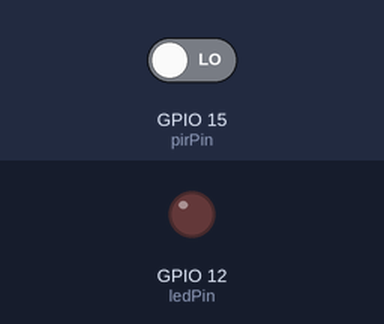
Simulated run of this sketch. Board: ESP32. Shown: output pins drawn as LEDs (lit = HIGH). The test bench sets the inputs (shaded band); at power-on: GPIO 15 (pirPin) LOW. WiFi joins after 1.5 s; servers stay silent unless stated; uploads are accepted with an empty reply; what the sketch prints to the serial monitor is not drawn.

Above: at 2.7 s.
2.8 s: GPIO 15 (pirPin) driven HIGH
At 3.3 s:
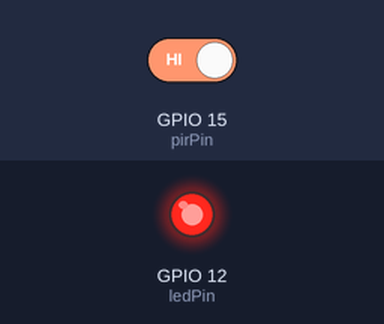
Timing chart, 0 to 5.8 s (numbered marks = the images above; inputs shaded):
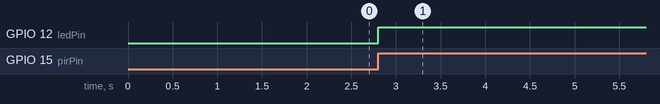

Measured:
- after the input at 2.8 s, GPIO 12 (ledPin): LOW → HIGH at once

The sketch:

sketch.ino
```cpp
#include <WiFi.h>
#include <HTTPClient.h>

// WiFi Credentials
const char* ssid = "Wokwi-GUEST";
const char* password = "";

// Webhook URL (replace with your own from webhook.site)
const char* webhookUrl = "[https://webhook.site/your-unique-url](https://webhook.site/your-unique-url)";

// Pin Definitions
const int pirPin = 15; // PIR Sensor output pin
const int ledPin = 12; // LED pin

// State Variables
int pirState = LOW;
int val = 0;

void setup() {
  Serial.begin(115200);

  // Initialize pins
  pinMode(ledPin, OUTPUT);
  pinMode(pirPin, INPUT);

  // Connect to WiFi
  Serial.print("Connecting to WiFi...");
  WiFi.begin(ssid, password);
  while (WiFi.status() != WL_CONNECTED) {
    delay(500);
    Serial.print(".");
  }
  Serial.println(" Connected!");
  Serial.print("IP Address: ");
  Serial.println(WiFi.localIP());
}

void loop() {
  val = digitalRead(pirPin); // Read PIR sensor state

  if (val == HIGH) { // If motion is detected
    if (pirState == LOW) {
      // Motion has just been detected
      Serial.println("Motion detected! Sending alert...");
      digitalWrite(ledPin, HIGH); // Turn on LED

      // Send alert to cloud
      sendAlert();

      pirState = HIGH;
      delay(5000); // Wait for 5 seconds to avoid multiple triggers
    }
  } else {
    if (pirState == HIGH) {
      // Motion has stopped
      Serial.println("Motion stopped.");
      digitalWrite(ledPin, LOW); // Turn off LED
      pirState = LOW;
    }
  }
  delay(100);
}

void sendAlert() {
  if (WiFi.status() == WL_CONNECTED) {
    HTTPClient http;
    http.begin(webhookUrl);
    http.addHeader("Content-Type", "application/json");

    String jsonPayload = "{\"message\":\"Unauthorized Access Detected!\", \"sensor\":\"PIR\", \"location\":\"Restricted Area\"}";

    int httpResponseCode = http.POST(jsonPayload);

    if (httpResponseCode > 0) {
      Serial.print("HTTP Response code: ");
      Serial.println(httpResponseCode);
    } else {
      Serial.print("Error on sending POST: ");
      Serial.println(httpResponseCode);
    }
    http.end();
  } else {
    Serial.println("WiFi Disconnected. Cannot send alert.");
  }
}
```
